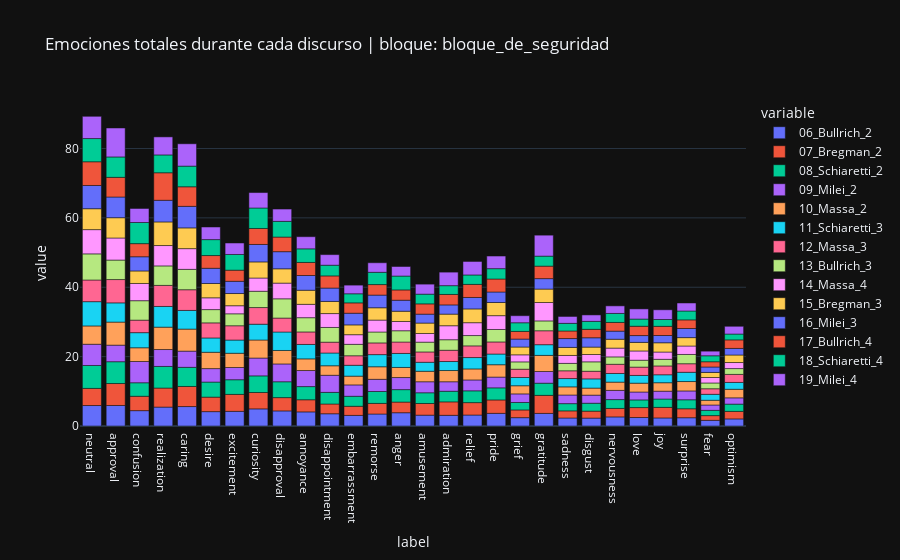

Source (notebook cell):
### Markdown cell above
## Visualización por bloque temático

### Code cell
###  DOCS: Tratamiento de la data  ###

# 1. Abrimos el archivo
# 2. Sumamos los scores de cada emocion detectada en cada línea del discruso
# 3. Normalizamos los scores en función de la cantidad de línea
# 4. Aplicar un filtro para quedarnos con las emociones más relevantes (para no tener 28 columnas)
#  de las 28 emociones, nos quedamos con las 5 más relevantes
# 5. Visualización de cada candidato por bloque -> armar un dataset -> reemplazar el score por la label (o el score representa la altura de la barra)



df_visualizacion = pd.DataFrame()

for nombre_participacion in participacion.keys():

# nombre_participacion = list(participacion.keys())[1]
    df = participacion[nombre_participacion]
    nombre_participacion = "_".join(nombre_participacion.split("_")[:-1])
    score_total = df.sum(axis=1).sum()
    df_promedio = (df.sum(axis=1) / score_total * 100)
    df_promedio = df_promedio.to_frame()
    df_promedio.columns = [nombre_participacion]
    df_visualizacion = pd.concat([df_visualizacion, df_promedio], axis=1)

# df_visualizacion.reset_index().plot(kind="bar")

visual_kwargs = {"template": "plotly_dark", "title": f"Emociones totales durante cada discurso | bloque: {bloque}"}
df_visualizacion.plot(kind="bar", **visual_kwargs)#, hue="index", title="Frecuencia de emociones en el corpus")

### Figure 1 — Plotly figure (JSON) as saved in the notebook; plotly's stock layout.template omitted (floating-point values rounded to 4 significant figures)
{"data": [{"alignmentgroup": "True", "hovertemplate": "variable=06_Bullrich_2<br>label=%{x}<br>value=%{y}<extra></extra>", "legendgroup": "06_Bullrich_2", "marker": {"color": "#636efa", "pattern": {"shape": ""}}, "name": "06_Bullrich_2", "offsetgroup": "06_Bullrich_2", "orientation": "v", "showlegend": true, "textposition": "auto", "type": "bar", "x": ["neutral", "approval", "confusion", "realization", "caring", "desire", "excitement", "curiosity", "disapproval", "annoyance", "disappointment", "embarrassment", "remorse", "anger", "amusement", "admiration", "relief", "pride", "grief", "gratitude", "sadness", "disgust", "nervousness", "love", "joy", "surprise", "fear", "optimism"], "xaxis": "x", "y": [5.905, 5.917, 4.426, 5.451, 5.606, 4.141, 4.228, 4.938, 4.349, 4.064, 3.533, 3.061, 3.454, 3.825, 3.127, 3.085, 3.164, 3.648, 2.405, 3.638, 2.307, 2.285, 2.62, 2.444, 2.32, 2.384, 1.636, 2.04], "yaxis": "y"}, {"alignmentgroup": "True", "hovertemplate": "variable=07_Bregman_2<br>label=%{x}<br>value=%{y}<extra></extra>", "legendgroup": "07_Bregman_2", "marker": {"color": "#EF553B", "pattern": {"shape": ""}}, "name": "07_Bregman_2", "offsetgroup": "07_Bregman_2", "orientation": "v", "showlegend": true, "textposition": "auto", "type": "bar", "x": ["neutral", "approval", "confusion", "realization", "caring", "desire", "excitement", "curiosity", "disapproval", "annoyance", "disappointment", "embarrassment", "remorse", "anger", "amusement", "admiration", "relief", "pride", "grief", "gratitude", "sadness", "disgust", "nervousness", "love", "joy", "surprise", "fear", "optimism"], "xaxis": "x", "y": [4.936, 6.328, 4.148, 5.49, 5.794, 4.186, 4.886, 4.72, 3.832, 3.494, 2.806, 2.624, 3.058, 3.078, 3.362, 3.87, 3.574, 3.864, 2.224, 5.198, 2.048, 2.004, 2.446, 2.864, 3.05, 2.584, 1.36, 2.17], "yaxis": "y"}, {"alignmentgroup": "True", "hovertemplate": "variable=08_Schiaretti_2<br>label=%{x}<br>value=%{y}<extra></extra>", "legendgroup": "08_Schiaretti_2", "marker": {"color": "#00cc96", "pattern": {"shape": ""}}, "name": "08_Schiaretti_2", "offsetgroup": "08_Schiaretti_2", "orientation": "v", "showlegend": true, "textposition": "auto", "type": "bar", "x": ["neutral", "approval", "confusion", "realization", "caring", "desire", "excitement", "curiosity", "disapproval", "annoyance", "disappointment", "embarrassment", "remorse", "anger", "amusement", "admiration", "relief", "pride", "grief", "gratitude", "sadness", "disgust", "nervousness", "love", "joy", "surprise", "fear", "optimism"], "xaxis": "x", "y": [6.607, 6.287, 3.89, 6.23, 5.515, 4.339, 4.227, 4.794, 4.575, 3.807, 3.36, 2.892, 3.43, 3.585, 3.087, 3.069, 3.404, 3.487, 2.155, 3.507, 2.087, 2.282, 2.549, 2.212, 2.41, 2.595, 1.517, 2.102], "yaxis": "y"}, {"alignmentgroup": "True", "hovertemplate": "variable=09_Milei_2<br>label=%{x}<br>value=%{y}<extra></extra>", "legendgroup": "09_Milei_2", "marker": {"color": "#ab63fa", "pattern": {"shape": ""}}, "name": "09_Milei_2", "offsetgroup": "09_Milei_2", "orientation": "v", "showlegend": true, "textposition": "auto", "type": "bar", "x": ["neutral", "approval", "confusion", "realization", "caring", "desire", "excitement", "curiosity", "disapproval", "annoyance", "disappointment", "embarrassment", "remorse", "anger", "amusement", "admiration", "relief", "pride", "grief", "gratitude", "sadness", "disgust", "nervousness", "love", "joy", "surprise", "fear", "optimism"], "xaxis": "x", "y": [6.124, 4.779, 6.131, 4.874, 4.67, 3.882, 3.524, 5.141, 5.132, 4.625, 4.932, 3.267, 3.52, 3.482, 3.18, 2.732, 3.134, 3.105, 2.47, 3.365, 2.497, 2.332, 2.66, 2.284, 2.262, 2.544, 1.543, 1.809], "yaxis": "y"}, {"alignmentgroup": "True", "hovertemplate": "variable=10_Massa_2<br>label=%{x}<br>value=%{y}<extra></extra>", "legendgroup": "10_Massa_2", "marker": {"color": "#FFA15A", "pattern": {"shape": ""}}, "name": "10_Massa_2", "offsetgroup": "10_Massa_2", "orientation": "v", "showlegend": true, "textposition": "auto", "type": "bar", "x": ["neutral", "approval", "confusion", "realization", "caring", "desire", "excitement", "curiosity", "disapproval", "annoyance", "disappointment", "embarrassment", "remorse", "anger", "amusement", "admiration", "relief", "pride", "grief", "gratitude", "sadness", "disgust", "nervousness", "love", "joy", "surprise", "fear", "optimism"], "xaxis": "x", "y": [5.271, 6.646, 3.958, 6.452, 6.354, 4.713, 4.111, 5.196, 3.881, 3.363, 2.733, 2.531, 3.613, 2.91, 3.018, 3.24, 3.176, 3.559, 2.348, 4.651, 2.343, 2.03, 2.378, 2.543, 2.431, 2.71, 1.37, 2.473], "yaxis": "y"}, {"alignmentgroup": "True", "hovertemplate": "variable=11_Schiaretti_3<br>label=%{x}<br>value=%{y}<extra></extra>", "legendgroup": "11_Schiaretti_3", "marker": {"color": "#19d3f3", "pattern": {"shape": ""}}, "name": "11_Schiaretti_3", "offsetgroup": "11_Schiaretti_3", "orientation": "v", "showlegend": true, "textposition": "auto", "type": "bar", "x": ["neutral", "approval", "confusion", "realization", "caring", "desire", "excitement", "curiosity", "disapproval", "annoyance", "disappointment", "embarrassment", "remorse", "anger", "amusement", "admiration", "relief", "pride", "grief", "gratitude", "sadness", "disgust", "nervousness", "love", "joy", "surprise", "fear", "optimism"], "xaxis": "x", "y": [6.998, 5.543, 4.355, 5.97, 5.384, 4.119, 3.804, 4.559, 5.326, 4.16, 3.679, 3.132, 3.502, 4.038, 2.6, 2.593, 3.283, 3.085, 2.377, 3.082, 2.398, 2.651, 2.487, 2.236, 2.293, 2.671, 1.713, 1.969], "yaxis": "y"}, {"alignmentgroup": "True", "hovertemplate": "variable=12_Massa_3<br>label=%{x}<br>value=%{y}<extra></extra>", "legendgroup": "12_Massa_3", "marker": {"color": "#FF6692", "pattern": {"shape": ""}}, "name": "12_Massa_3", "offsetgroup": "12_Massa_3", "orientation": "v", "showlegend": true, "textposition": "auto", "type": "bar", "x": ["neutral", "approval", "confusion", "realization", "caring", "desire", "excitement", "curiosity", "disapproval", "annoyance", "disappointment", "embarrassment", "remorse", "anger", "amusement", "admiration", "relief", "pride", "grief", "gratitude", "sadness", "disgust", "nervousness", "love", "joy", "surprise", "fear", "optimism"], "xaxis": "x", "y": [6.253, 6.719, 3.616, 6.072, 5.962, 4.355, 4.122, 4.801, 4.022, 3.602, 3.131, 2.744, 3.373, 3.294, 2.973, 3.257, 3.364, 3.483, 2.402, 4.017, 2.235, 2.207, 2.66, 2.4, 2.548, 2.465, 1.602, 2.32], "yaxis": "y"}, {"alignmentgroup": "True", "hovertemplate": "variable=13_Bullrich_3<br>label=%{x}<br>value=%{y}<extra></extra>", "legendgroup": "13_Bullrich_3", "marker": {"color": "#B6E880", "pattern": {"shape": ""}}, "name": "13_Bullrich_3", "offsetgroup": "13_Bullrich_3", "orientation": "v", "showlegend": true, "textposition": "auto", "type": "bar", "x": ["neutral", "approval", "confusion", "realization", "caring", "desire", "excitement", "curiosity", "disapproval", "annoyance", "disappointment", "embarrassment", "remorse", "anger", "amusement", "admiration", "relief", "pride", "grief", "gratitude", "sadness", "disgust", "nervousness", "love", "joy", "surprise", "fear", "optimism"], "xaxis": "x", "y": [7.531, 5.617, 5.601, 5.611, 5.874, 3.821, 3.44, 4.694, 5.551, 4.107, 4.234, 3.29, 3.15, 3.25, 2.824, 3.027, 2.977, 3.59, 2.1, 2.837, 2.137, 2.71, 2.12, 1.99, 1.91, 2.67, 1.664, 1.67], "yaxis": "y"}, {"alignmentgroup": "True", "hovertemplate": "variable=14_Massa_4<br>label=%{x}<br>value=%{y}<extra></extra>", "legendgroup": "14_Massa_4", "marker": {"color": "#FF97FF", "pattern": {"shape": ""}}, "name": "14_Massa_4", "offsetgroup": "14_Massa_4", "orientation": "v", "showlegend": true, "textposition": "auto", "type": "bar", "x": ["neutral", "approval", "confusion", "realization", "caring", "desire", "excitement", "curiosity", "disapproval", "annoyance", "disappointment", "embarrassment", "remorse", "anger", "amusement", "admiration", "relief", "pride", "grief", "gratitude", "sadness", "disgust", "nervousness", "love", "joy", "surprise", "fear", "optimism"], "xaxis": "x", "y": [6.987, 6.367, 4.962, 5.873, 5.969, 3.402, 2.332, 3.816, 4.526, 3.856, 4.004, 2.78, 3.436, 2.666, 2.496, 4.034, 3.704, 3.982, 2.04, 5.307, 2.288, 2.11, 2.542, 2.66, 2.098, 2.436, 1.578, 1.744], "yaxis": "y"}, {"alignmentgroup": "True", "hovertemplate": "variable=15_Bregman_3<br>label=%{x}<br>value=%{y}<extra></extra>", "legendgroup": "15_Bregman_3", "marker": {"color": "#FECB52", "pattern": {"shape": ""}}, "name": "15_Bregman_3", "offsetgroup": "15_Bregman_3", "orientation": "v", "showlegend": true, "textposition": "auto", "type": "bar", "x": ["neutral", "approval", "confusion", "realization", "caring", "desire", "excitement", "curiosity", "disapproval", "annoyance", "disappointment", "embarrassment", "remorse", "anger", "amusement", "admiration", "relief", "pride", "grief", "gratitude", "sadness", "disgust", "nervousness", "love", "joy", "surprise", "fear", "optimism"], "xaxis": "x", "y": [6.027, 5.846, 3.609, 6.805, 5.979, 4.122, 3.516, 4.644, 4.12, 4.063, 3.5, 2.824, 3.544, 2.961, 3.004, 3.348, 3.971, 3.801, 2.245, 3.871, 2.312, 2.141, 2.556, 2.475, 2.67, 2.421, 1.46, 2.165], "yaxis": "y"}, {"alignmentgroup": "True", "hovertemplate": "variable=16_Milei_3<br>label=%{x}<br>value=%{y}<extra></extra>", "legendgroup": "16_Milei_3", "marker": {"color": "#636efa", "pattern": {"shape": ""}}, "name": "16_Milei_3", "offsetgroup": "16_Milei_3", "orientation": "v", "showlegend": true, "textposition": "auto", "type": "bar", "x": ["neutral", "approval", "confusion", "realization", "caring", "desire", "excitement", "curiosity", "disapproval", "annoyance", "disappointment", "embarrassment", "remorse", "anger", "amusement", "admiration", "relief", "pride", "grief", "gratitude", "sadness", "disgust", "nervousness", "love", "joy", "surprise", "fear", "optimism"], "xaxis": "x", "y": [6.697, 5.962, 4.093, 6.244, 6.216, 4.396, 3.527, 5.032, 4.939, 4.243, 3.854, 3.369, 3.659, 3.177, 2.574, 2.65, 3.3, 3.023, 2.296, 3.01, 2.559, 2.684, 2.334, 1.963, 2.097, 2.63, 1.569, 1.904], "yaxis": "y"}, {"alignmentgroup": "True", "hovertemplate": "variable=17_Bullrich_4<br>label=%{x}<br>value=%{y}<extra></extra>", "legendgroup": "17_Bullrich_4", "marker": {"color": "#EF553B", "pattern": {"shape": ""}}, "name": "17_Bullrich_4", "offsetgroup": "17_Bullrich_4", "orientation": "v", "showlegend": true, "textposition": "auto", "type": "bar", "x": ["neutral", "approval", "confusion", "realization", "caring", "desire", "excitement", "curiosity", "disapproval", "annoyance", "disappointment", "embarrassment", "remorse", "anger", "amusement", "admiration", "relief", "pride", "grief", "gratitude", "sadness", "disgust", "nervousness", "love", "joy", "surprise", "fear", "optimism"], "xaxis": "x", "y": [6.836, 5.676, 3.778, 7.927, 5.636, 3.661, 3.207, 4.606, 4.217, 3.765, 3.5, 2.983, 3.026, 2.959, 2.96, 3.021, 3.772, 3.75, 2.208, 3.604, 2.18, 2.437, 2.506, 2.692, 2.645, 2.484, 1.508, 2.458], "yaxis": "y"}, {"alignmentgroup": "True", "hovertemplate": "variable=18_Schiaretti_4<br>label=%{x}<br>value=%{y}<extra></extra>", "legendgroup": "18_Schiaretti_4", "marker": {"color": "#00cc96", "pattern": {"shape": ""}}, "name": "18_Schiaretti_4", "offsetgroup": "18_Schiaretti_4", "orientation": "v", "showlegend": true, "textposition": "auto", "type": "bar", "x": ["neutral", "approval", "confusion", "realization", "caring", "desire", "excitement", "curiosity", "disapproval", "annoyance", "disappointment", "embarrassment", "remorse", "anger", "amusement", "admiration", "relief", "pride", "grief", "gratitude", "sadness", "disgust", "nervousness", "love", "joy", "surprise", "fear", "optimism"], "xaxis": "x", "y": [6.695, 5.88, 6.095, 5.145, 5.96, 4.6, 4.52, 5.91, 4.525, 3.925, 3.09, 2.62, 3.54, 4.0, 2.805, 2.53, 2.72, 2.98, 2.495, 2.89, 2.2, 2.29, 2.59, 2.065, 1.97, 2.555, 1.725, 1.685], "yaxis": "y"}, {"alignmentgroup": "True", "hovertemplate": "variable=19_Milei_4<br>label=%{x}<br>value=%{y}<extra></extra>", "legendgroup": "19_Milei_4", "marker": {"color": "#ab63fa", "pattern": {"shape": ""}}, "name": "19_Milei_4", "offsetgroup": "19_Milei_4", "orientation": "v", "showlegend": true, "textposition": "auto", "type": "bar", "x": ["neutral", "approval", "confusion", "realization", "caring", "desire", "excitement", "curiosity", "disapproval", "annoyance", "disappointment", "embarrassment", "remorse", "anger", "amusement", "admiration", "relief", "pride", "grief", "gratitude", "sadness", "disgust", "nervousness", "love", "joy", "surprise", "fear", "optimism"], "xaxis": "x", "y": [6.414, 8.352, 4.049, 5.203, 6.442, 3.631, 3.311, 4.447, 3.551, 3.501, 3.055, 2.493, 2.759, 2.755, 2.885, 3.901, 3.893, 3.641, 2.036, 6.039, 1.988, 1.856, 2.185, 2.931, 2.799, 2.317, 1.332, 2.237], "yaxis": "y"}], "layout": {"barmode": "relative", "legend": {"title": {"text": "variable"}, "tracegroupgap": 0}, "title": {"text": "Emociones totales durante cada discurso | bloque: bloque_de_seguridad"}, "xaxis": {"anchor": "y", "domain": [0, 1], "title": {"text": "label"}}, "yaxis": {"anchor": "x", "domain": [0, 1], "title": {"text": "value"}}}}
